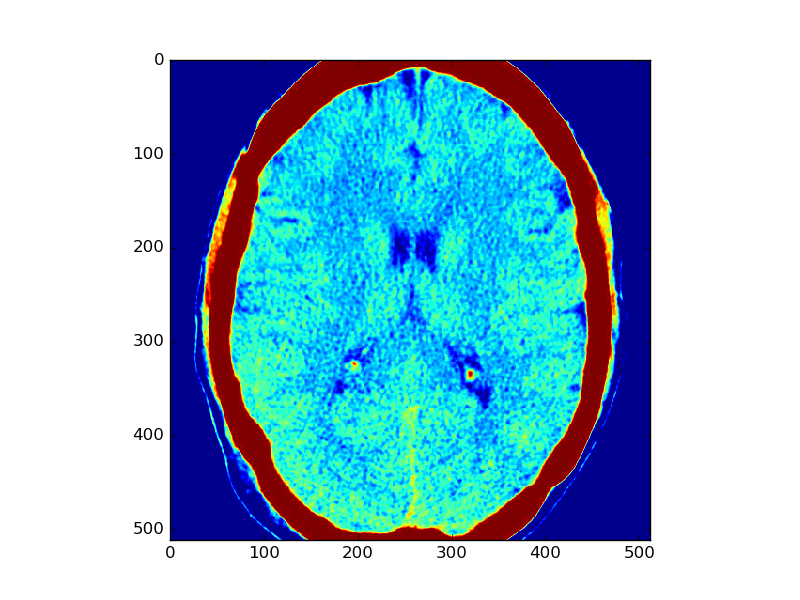
#> input picture labs/lab4/Brain_slice_1_input_mpl_falsecolor.png, 800 x 600 px
$ python preprocess.py Brain_slice_1_input_mpl_falsecolor.png 3   (older library calls are emulated)
#> lines starting #> are read from the running program, lines starting #| are printed output that depends on the picture
import sys
import os
import time
import numpy as np

from scipy.ndimage import imread
from scipy.misc import imsave
import matplotlib
matplotlib.use('Agg')
import matplotlib.pyplot as plt
import matplotlib.cm as cm
from skimage.transform import radon, iradon


def main():
    start = time.time()
    # Remember that image is stored row-major
    # So if we have a 900 x 1122 image,
    # shape of image data will be (1122, 900)
    # (or 1122, 900, 3 with color info)

    # Read image (known to work with JPEG, PNG, TIFF)
    imgdata_fullcolor = imread(sys.argv[1])
#> imgdata_fullcolor is the input picture: shape (600, 800, 4); mean R, G, B, A 148.7, 190.9, 212.2, 255
    file_name = sys.argv[1].split('.')[0]
    # We assume we read in b/w "internal image" for our simulated CT
    # Since RGB components should all be the same, just use the red one
    image_data = imgdata_fullcolor[:,:,0]
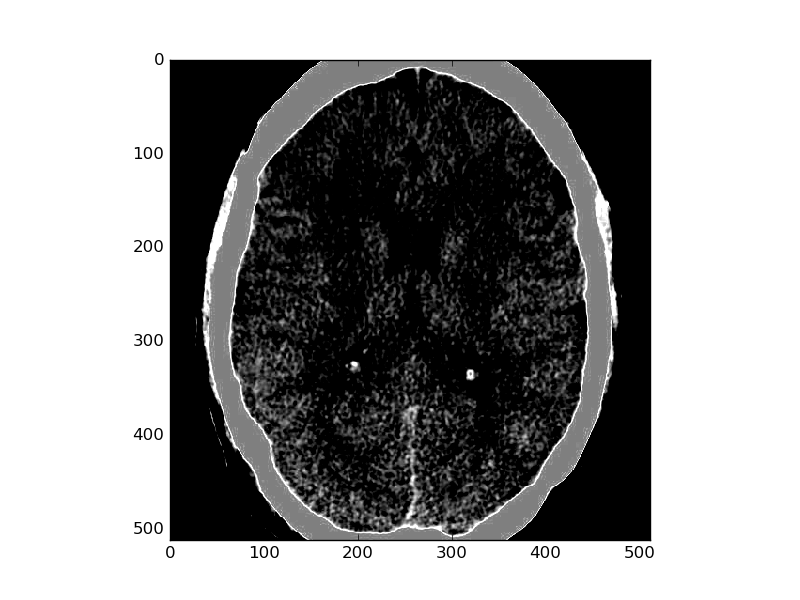
#> image_data: shape (600, 800); min 0, max 255, mean 148.7
    #print(image_data.shape)

    # Save textual output of image data
    # (Note: Save-out is printed as integer, should be fine)
    fname_text_input = file_name + "_0_input_numerical.txt"
    np.savetxt(fname_text_input, image_data, fmt='%d')


    # Save matplotlib rendering of image (false color)
    plt.figure(0)
    plt.imshow(image_data, interpolation='nearest')

    fname_mpl_input_fc = file_name + "_1_input_mpl_falsecolor.png"
    plt.savefig(fname_mpl_input_fc)


    # Save matplotlib rendering of image (grayscale)
    plt.figure(1)
    plt.imshow(image_data, interpolation='nearest', cmap = cm.Greys_r)

    fname_mpl_input_gray = file_name + "_2_input_mpl_grayscale.png"
    plt.savefig(fname_mpl_input_gray)


    # Forward radon transform
    n_angles = int(sys.argv[2])

    theta = np.arange(0, 180, 180.0/n_angles)
    fwd_radon_sinogram = radon(image_data, theta, circle=False)
#> fwd_radon_sinogram = 1132 rows, first 8: [0, 0, 0], [0, 0, 0], [0, 0, 0], [0, 0, 0], [0, 0, 0], [0, 0, 0], [0, 0, 0], [0, 0, 0]
    #print(fwd_radon_sinogram.shape)


    # Plot sinogram as image format
    # (each column is a line of radiation measurement)
    plt.figure(2)
    plt.imshow(fwd_radon_sinogram, interpolation='nearest', cmap=cm.Greys_r)

    fname_sinogram_asimage = file_name + "_3_sinogram_as_image.png"
    plt.savefig(fname_sinogram_asimage)
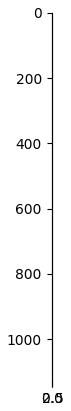
#> figure drawn by matplotlib, 1 panel


    # Save sinogram data as space-delimited text
    # (This is what goes into the GPU-accelerated CT reconstruction)

    # (We transpose the output to match the conventions of the C program,
    # which takes each sinogram line row-wise)
    fname_sinogram_data = file_name + "_4_sinogram_data.txt"
    np.savetxt(fname_sinogram_data, np.transpose(fwd_radon_sinogram))


    # Reconstruct scan using the inverse Radon transform
    # Gives a good idea of what reconstructed image should look like
    image_reconstruct_bckwd = iradon(fwd_radon_sinogram, theta=theta, circle=False)
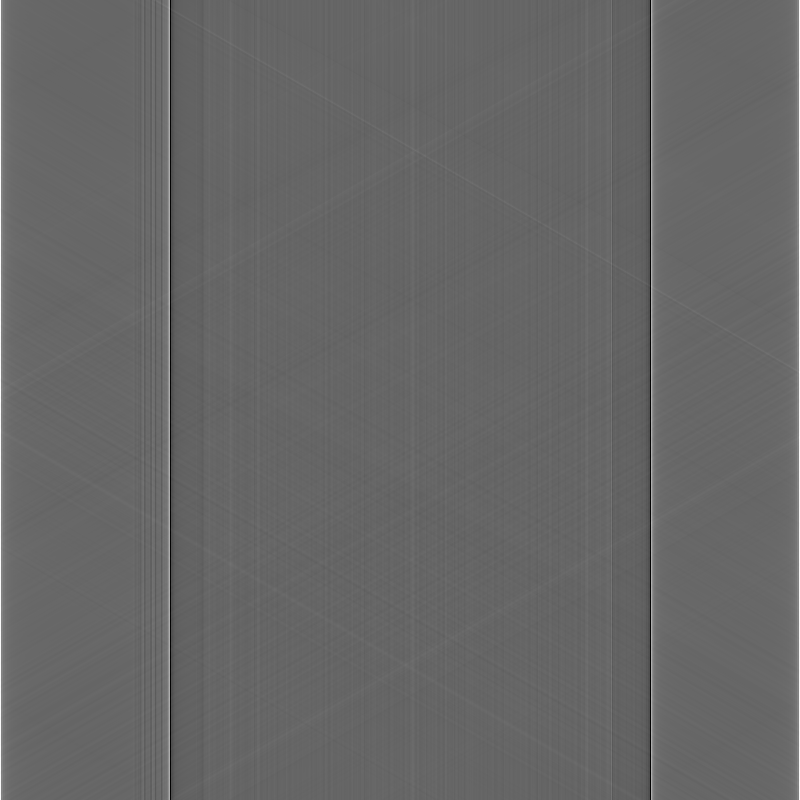
#> image_reconstruct_bckwd: shape (800, 800) float64; min -54.46, max 82.28, mean 0.9; drawn with min black and max white
    #print(image_reconstruct_bckwd.shape)

    # Save reconstructed image
    plt.figure(3)
    plt.imshow(image_reconstruct_bckwd, interpolation='nearest', cmap=cm.Greys_r)

    fname_reconstruct = file_name + "_5_recon_output.png"
    plt.savefig(fname_reconstruct)
    print("\nSuccess! Run time to preprocess with {0} angles: {1} seconds".format(n_angles, time.time() - start))
    print('Maximum dimension size of "{0}": {1}'.format(sys.argv[1], max(image_data.shape)))
#| Maximum dimension size of "Brain_slice_1_input_mpl_falsecolor.png": 800


if __name__ == '__main__':
    if len(sys.argv) != 3:
        print("python preprocess.py <image file> <# Angles>")
    else:
        main()

$ run again, on labs/lab4/Brain_slice_3_sinogram_as_image.png
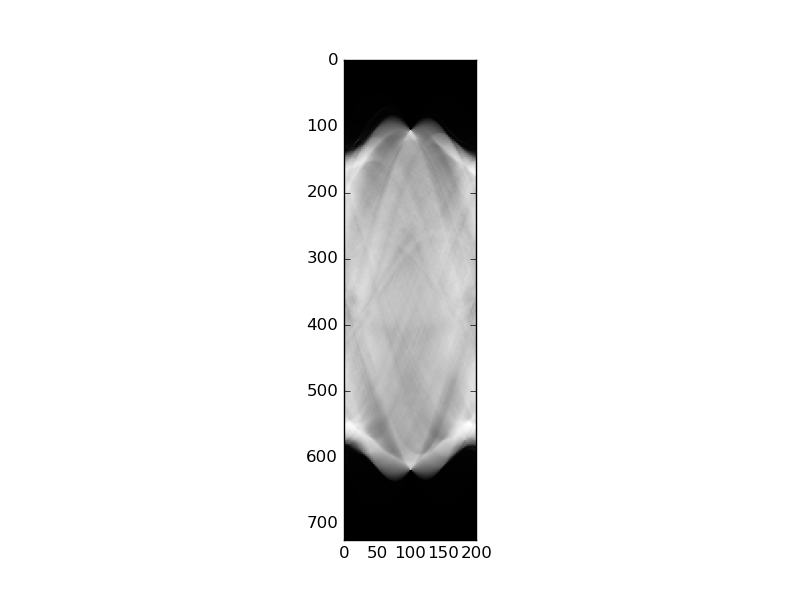
#> input picture labs/lab4/Brain_slice_3_sinogram_as_image.png, 800 x 600 px
#> in main, imgdata_fullcolor is the input picture: shape (600, 800, 4); mean R, G, B, A 236.5, 236.5, 236.5, 255
#> fwd_radon_sinogram = 1132 rows, first 8: [0, 0, 0], [0, 0, 0], [0, 0, 0], [0, 0, 0], [0, 0, 0], [0, 0, 0], [0, 0, 0], [0, 0, 0]
#> in main, `image_reconstruct_bckwd = iradon(fwd_radon_sinogram, theta=theta, circ..`:
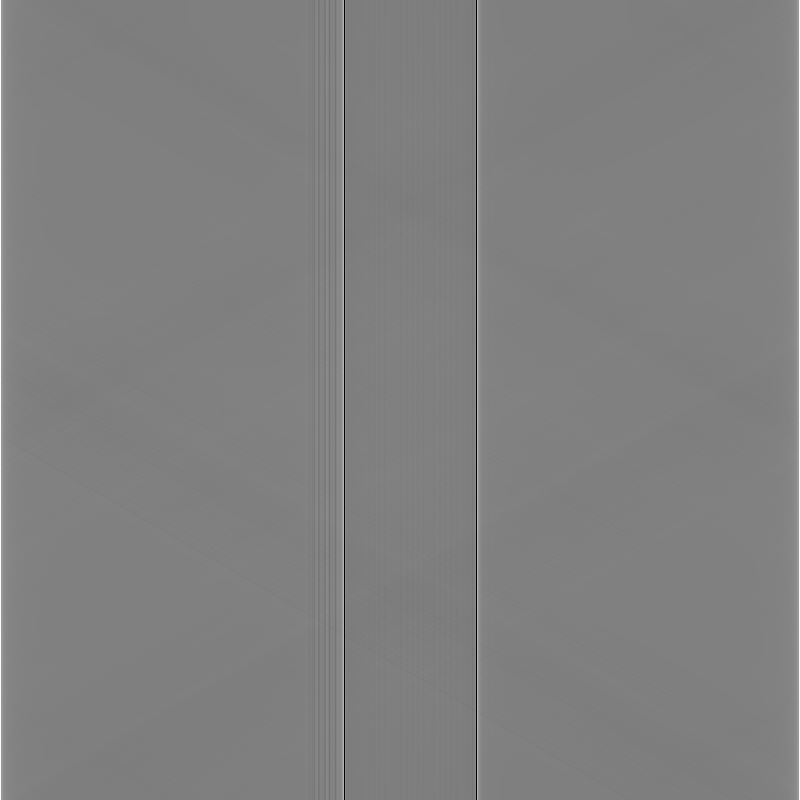
#> image_reconstruct_bckwd: shape (800, 800) float64; min -79.04, max 80.01, mean 1.1; drawn with min black and max white
#| Maximum dimension size of "Brain_slice_3_sinogram_as_image.png": 800

$ run again, on labs/lab4/Maki_slice.jpg
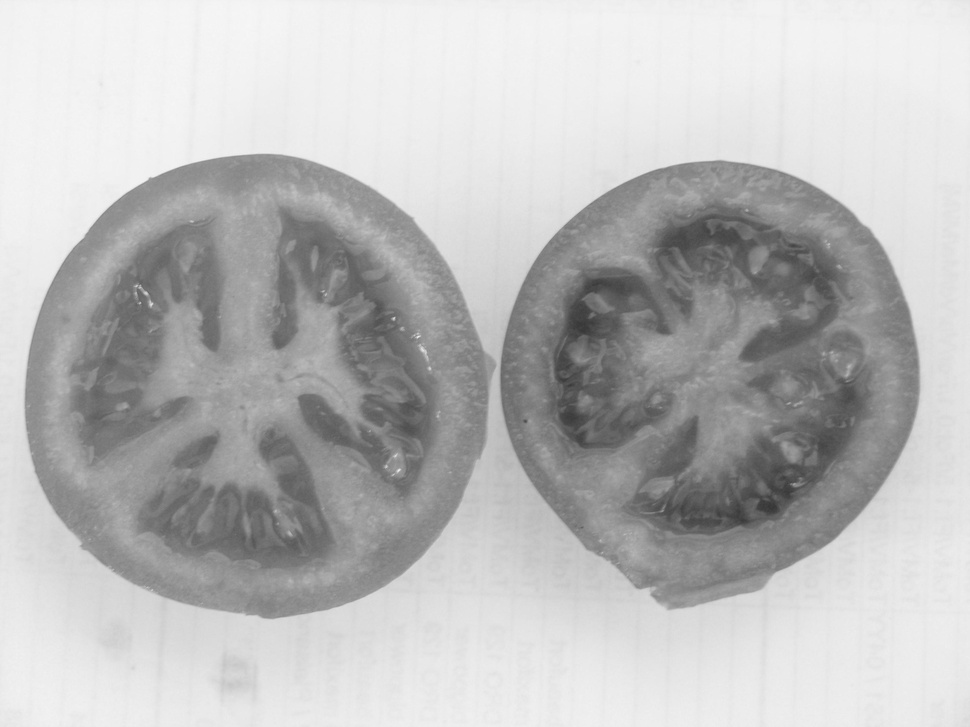
#> input picture labs/lab4/Maki_slice.jpg, 970 x 727 px, shrunk from 3264 x 2448 before the run
#> in main, imgdata_fullcolor is the input picture: shape (727, 970, 3); min 53, max 247, mean 187.6
#> fwd_radon_sinogram = 1372 rows, first 8: [0, 0, 0], [0, 0, 0], [0, 0, 0], [0, 0, 0], [0, 0, 0], [0, 0, 0], [0, 0, 0], [0, 0, 0]
#> in main, `plt.savefig(fname_sinogram_asimage)`:
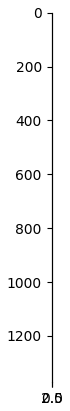
#> figure drawn by matplotlib, 1 panel
#> in main, `image_reconstruct_bckwd = iradon(fwd_radon_sinogram, theta=theta, circ..`:
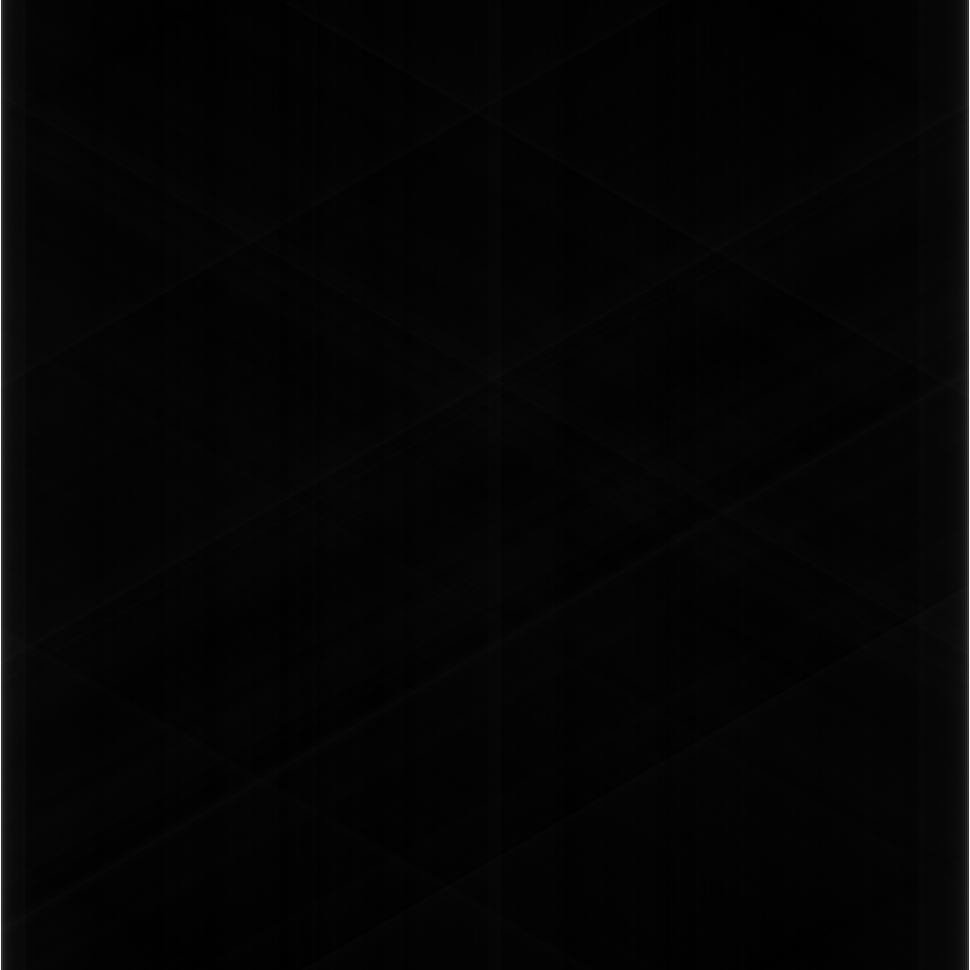
#> image_reconstruct_bckwd: shape (970, 970) float64; min -0.861, max 88.96, mean 1; drawn with min black and max white
#| Maximum dimension size of "Maki_slice.jpg": 970
